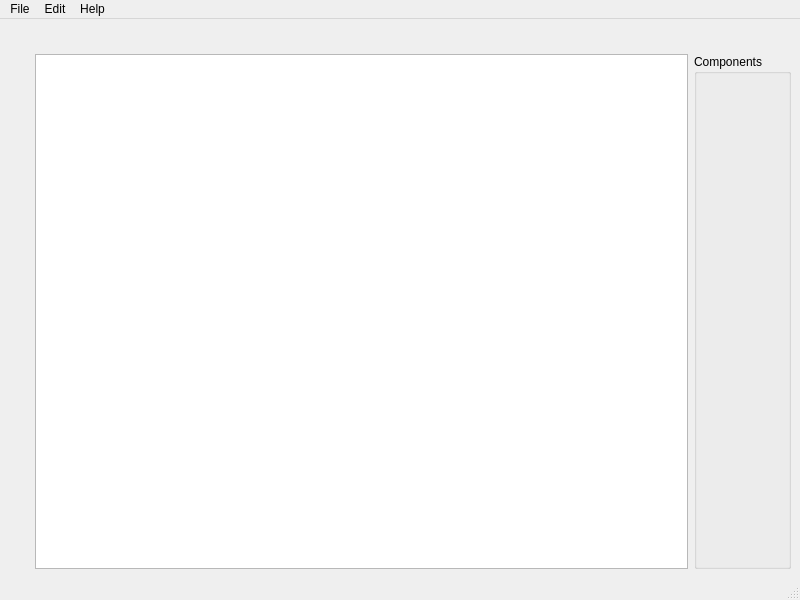
<?xml version="1.0" encoding="UTF-8"?>
<ui version="4.0">
 <class>MainWindow</class>
 <widget class="QMainWindow" name="MainWindow">
  <property name="geometry">
   <rect>
    <x>0</x>
    <y>0</y>
    <width>800</width>
    <height>600</height>
   </rect>
  </property>
  <property name="windowTitle">
   <string>APDF Creator</string>
  </property>
  <property name="windowIcon">
   <iconset resource="../resources.qrc">
    <normaloff>:/icons/apdficon.png</normaloff>:/icons/apdficon.png</iconset>
  </property>
  <widget class="QWidget" name="centralwidget">
   <layout class="QGridLayout" name="gridLayout_2">
    <item row="1" column="0">
     <layout class="QGridLayout" name="gridLayout">
      <item row="1" column="2">
       <layout class="QVBoxLayout" name="verticalLayout_2">
        <item>
         <widget class="QGroupBox" name="groupBox">
          <property name="sizePolicy">
           <sizepolicy hsizetype="Preferred" vsizetype="Preferred">
            <horstretch>0</horstretch>
            <verstretch>2</verstretch>
           </sizepolicy>
          </property>
          <property name="title">
           <string>Components</string>
          </property>
         </widget>
        </item>
       </layout>
      </item>
      <item row="0" column="1">
       <widget class="QGraphicsView" name="graphicsViewRulerHorizontal">
        <property name="enabled">
         <bool>false</bool>
        </property>
        <property name="sizePolicy">
         <sizepolicy hsizetype="Expanding" vsizetype="Fixed">
          <horstretch>0</horstretch>
          <verstretch>0</verstretch>
         </sizepolicy>
        </property>
        <property name="minimumSize">
         <size>
          <width>0</width>
          <height>20</height>
         </size>
        </property>
        <property name="maximumSize">
         <size>
          <width>16777215</width>
          <height>20</height>
         </size>
        </property>
        <property name="autoFillBackground">
         <bool>true</bool>
        </property>
        <property name="frameShape">
         <enum>QFrame::NoFrame</enum>
        </property>
        <property name="frameShadow">
         <enum>QFrame::Plain</enum>
        </property>
        <property name="verticalScrollBarPolicy">
         <enum>Qt::ScrollBarAlwaysOff</enum>
        </property>
        <property name="horizontalScrollBarPolicy">
         <enum>Qt::ScrollBarAlwaysOff</enum>
        </property>
       </widget>
      </item>
      <item row="1" column="1">
       <widget class="QGraphicsView" name="graphicsView"/>
      </item>
      <item row="1" column="0">
       <widget class="QGraphicsView" name="graphicsViewRulerVertical">
        <property name="enabled">
         <bool>false</bool>
        </property>
        <property name="sizePolicy">
         <sizepolicy hsizetype="Fixed" vsizetype="Expanding">
          <horstretch>0</horstretch>
          <verstretch>0</verstretch>
         </sizepolicy>
        </property>
        <property name="minimumSize">
         <size>
          <width>20</width>
          <height>0</height>
         </size>
        </property>
        <property name="maximumSize">
         <size>
          <width>20</width>
          <height>16777215</height>
         </size>
        </property>
        <property name="autoFillBackground">
         <bool>true</bool>
        </property>
        <property name="frameShape">
         <enum>QFrame::NoFrame</enum>
        </property>
        <property name="frameShadow">
         <enum>QFrame::Plain</enum>
        </property>
        <property name="verticalScrollBarPolicy">
         <enum>Qt::ScrollBarAlwaysOff</enum>
        </property>
        <property name="horizontalScrollBarPolicy">
         <enum>Qt::ScrollBarAlwaysOff</enum>
        </property>
       </widget>
      </item>
     </layout>
    </item>
    <item row="0" column="0">
     <layout class="QHBoxLayout" name="hbToolbar"/>
    </item>
   </layout>
  </widget>
  <widget class="QMenuBar" name="menubar">
   <property name="geometry">
    <rect>
     <x>0</x>
     <y>0</y>
     <width>800</width>
     <height>20</height>
    </rect>
   </property>
   <widget class="QMenu" name="menuFile">
    <property name="geometry">
     <rect>
      <x>0</x>
      <y>100</y>
      <width>136</width>
      <height>213</height>
     </rect>
    </property>
    <property name="sizePolicy">
     <sizepolicy hsizetype="MinimumExpanding" vsizetype="Expanding">
      <horstretch>0</horstretch>
      <verstretch>1</verstretch>
     </sizepolicy>
    </property>
    <property name="title">
     <string>File</string>
    </property>
    <addaction name="actionNew"/>
    <addaction name="actionOpen"/>
    <addaction name="separator"/>
    <addaction name="actionSave"/>
    <addaction name="actionSave_as"/>
    <addaction name="separator"/>
    <addaction name="actionPrint"/>
    <addaction name="actionExport"/>
    <addaction name="separator"/>
    <addaction name="actionExit"/>
   </widget>
   <widget class="QMenu" name="menuHelp">
    <property name="title">
     <string>Help</string>
    </property>
    <addaction name="actionAbout"/>
   </widget>
   <widget class="QMenu" name="menuEdit">
    <property name="title">
     <string>Edit</string>
    </property>
    <addaction name="actionPage_Setup"/>
   </widget>
   <addaction name="menuFile"/>
   <addaction name="menuEdit"/>
   <addaction name="menuHelp"/>
  </widget>
  <widget class="QStatusBar" name="statusbar"/>
  <action name="actionOpen">
   <property name="text">
    <string>Open</string>
   </property>
  </action>
  <action name="actionSave">
   <property name="text">
    <string>Save</string>
   </property>
  </action>
  <action name="actionSave_as">
   <property name="text">
    <string>Save as...</string>
   </property>
  </action>
  <action name="actionExport">
   <property name="text">
    <string>Export...</string>
   </property>
  </action>
  <action name="actionExit">
   <property name="text">
    <string>Exit</string>
   </property>
  </action>
  <action name="actionAbout">
   <property name="text">
    <string>About...</string>
   </property>
  </action>
  <action name="actionNew">
   <property name="text">
    <string>New</string>
   </property>
  </action>
  <action name="actionPrint">
   <property name="text">
    <string>Print</string>
   </property>
  </action>
  <action name="actionPage_Setup">
   <property name="text">
    <string>Page setup</string>
   </property>
  </action>
 </widget>
 <resources>
  <include location="../resources.qrc"/>
 </resources>
 <connections/>
</ui>
